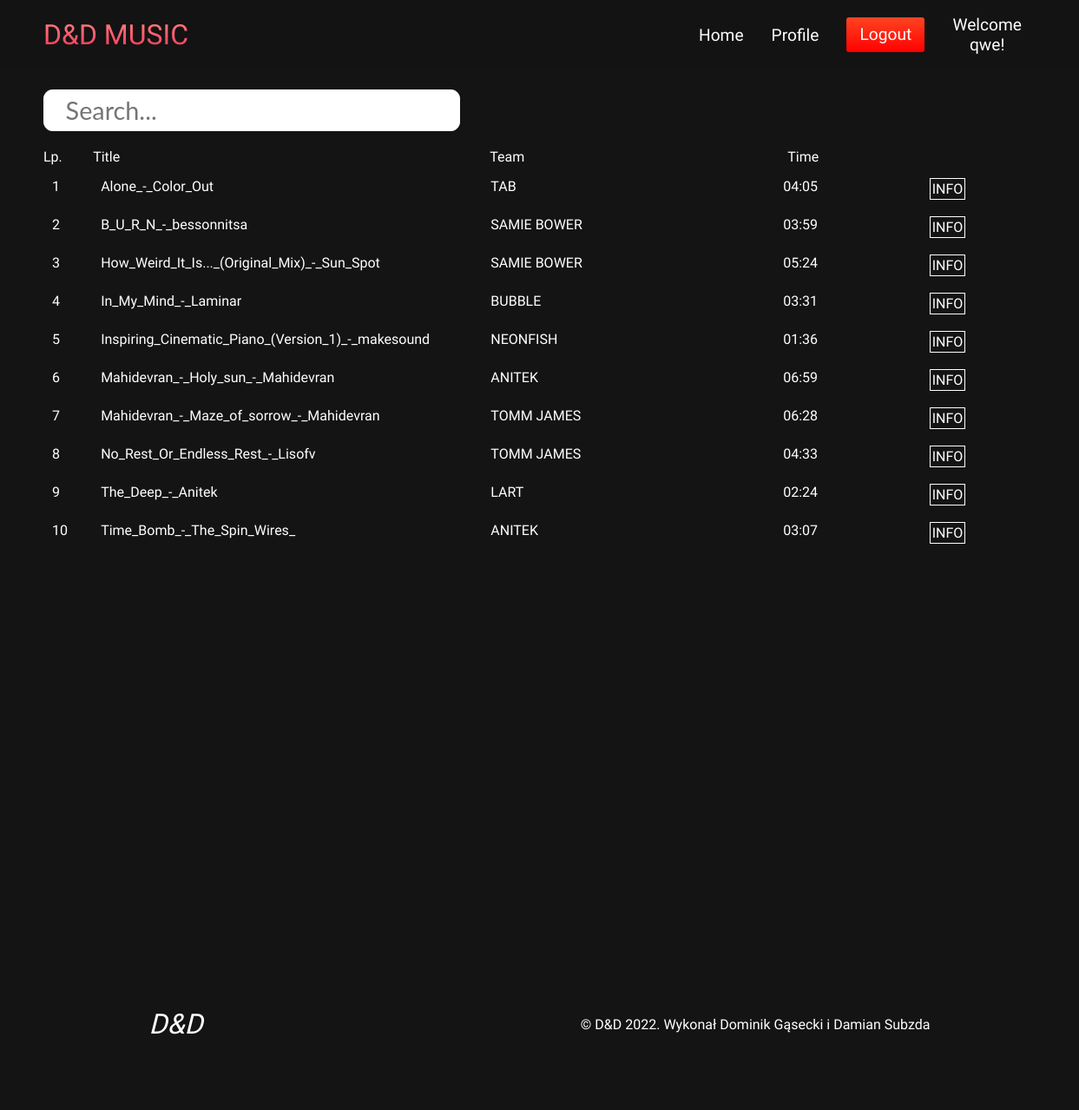
The app's page /home/ (signed in) with its own data.
### main/models.py (models this page shows, shortened)
class Song(models.Model):
    IdSong = models.AutoField(primary_key=True, null=False, blank=False)
    Title = models.CharField(max_length=101, null=False, blank=False)
    Time = models.DecimalField(max_length=20, blank=True, max_digits=20, decimal_places=2)
    Team = models.ForeignKey("Team", on_delete=models.CASCADE, null=False, blank=False)
    AddingDate = models.DateTimeField(null=False, blank=False)
    Mp3 = models.FileField(upload_to='music', null=False, blank=False)
    Image = models.ImageField(upload_to='image', null=True, blank=True)
    def getDuration(self):
        seconds = self.Time
        hours = seconds // (60 * 60)
        seconds %= (60 * 60)
        minutes = seconds // 60
        seconds %= 60
        if hours != 0:
            return "%02i:%02i:%02i" % (hours, minutes, seconds)
        return "%02i:%02i" % (minutes, seconds)

class Team(models.Model):
    Name = models.CharField(primary_key=True, max_length=100, null=False, blank=False)
    singers = models.ManyToManyField(Singer)
    def __str__(self):
        return self.Name

### main/views.py (the view)
# urls.py: 2. Add a URL to urlpatterns:  path('', views.home, name='home')
@login_required(login_url='/login')
def home(response):
    searched = response.POST.get('searched', "")
    song = Song.objects.filter(Title__contains=searched)
    user = User.objects.all()
    playList = PlayList.objects.filter(idUser=response.user)
    return render(response, "main/home.html", {"song": song, "acc": user, "playList": playList})

### templates/main/home.html (shortened to what this page needs)
{% extends 'main/index.html' %}
{% load static %}
{% load has_group %}
{% block content %}
    <div class="main__searcher" style=" padding-top: 2%">
        <form class="search__form" method="POST">
            <input name="searched" class="search__input" placeholder="Search..." autofocus required/>
        </form>
    </div>
    <div class="main__holder" style="padding-top: 20px">
        <div class="label_songs" style="padding-bottom: 5px">
            <div class="lp">Lp.</div>
            <div class="lp">Title</div>
            <div class="lp">Team</div>
            <div class="lp">Time</div>
        </div>
        <div class="songs" style="width: 100%">
            {% for songs in song %}
                <div class="box" style="margin-bottom: 5px; padding: 10px; width: 100%"
                     onclick="openForm({{ forloop.counter }})">
                    <p style="color: white">
                    <div class="label_songs">
                        <div class="lp" id="lp-1">{{ forloop.counter }}</div>
                        <div class="lp">{{ songs.Title }} {{ user.account.premiumStatus }} </div>
                        <div class="lp">{{ songs.Team }}</div>
                        <div class="lp">{{ songs.getDuration }}</div>
                        <div class="lp">
                            <p class="hovertext" data-hover="Team:
                                    {% for singers in songs.Team.singers.all %}{{ singers.fName }} {{ singers.sName }};{% endfor %}">
                                INFO
                            </p>
                        </div>
                    </div>
                    </p>
                </div>
            {% endfor %}
        </div>
    </div>
{% endblock %}

### templates/main/index.html (shortened to what this page needs)
{% load static %}
<!DOCTYPE html>
<html lang="en">
<head>
    <link rel="stylesheet" href="{% static 'css/styles.css' %}" type="text/css"/>
    <link rel="stylesheet" href="https://icono-49d6.kxcdn.com/icono.min.css">
    <link rel="stylesheet" href="https://cdnjs.cloudflare.com/ajax/libs/font-awesome/4.7.0/css/font-awesome.min.css">
</head>
<body>
<nav class="navbar">
    <div class="navbar__container">
        <a href="/home" id="navbar__logo">D&D MUSIC</a>
        <ul class="navbar__menu">
            <li class="navbar__item">
                <a href="/home" class="navbar__links">Home</a>
            </li>
            <li class="navbar__item">
                {% if user.is_authenticated %}
                    <a href="/profile" class="navbar__links">Profile</a>
                {% else %}
                    <a href="/login" class="navbar__links">Profile</a>
                {% endif %}
            </li>
            <li class="navbar__btn">
                <a href="/logout" class="logout_btn">
                    <span class="logout_span">Logout</span>
                </a>
            </li>
            <li class="navbar__btn">
                {% if user.is_authenticated %}
                    <div style="color: white">Welcome</br>{{ user.get_username }}!</div>
                {% else %}
                    <a href="/login" class="button">Sign in</a>
                {% endif %}
            </li>
        </ul>
    </div>
</nav>
<div class="main">
    <div class="main__container">
        {% block content %}
        {% endblock %}
    </div>
</div>
<div class="footer__container">
    <div class="social__media">
        <div class="social__media--wrap">
            <div class="footer__logo">
                <a href="/" id="footer__logo"><i class="fas fa-gem">D&D</i></a>
            </div>
            <p class="website__rights">© D&D 2022. Wykonał Dominik Gąsecki i Damian Subzda</p>
        </div>
    </div>
</div>
</body>
</html>

### static/css/styles.css (style rules this page uses)
* { box-sizing: border-box; margin: 0; padding: 0; font-family: "Kumbh Sans", sans-serif; }
.navbar { background: #131313; height: 80px; display: flex; justify-content: center; align-items: center; font-size: 1.2rem; position: sticky; top: 0; z-index: 999; }
.navbar__container { display: flex; justify-content: space-between; height: 80px; z-index: 1; width: 100%; max-width: 1300px; margin: 0 auto; padding: 0 50px; }
#navbar__logo { background-color: #ff8177; background-image: linear-gradient(to top, #ff0844 0%, #ffb199 100%); background-size: 100%; -webkit-background-clip: text; -moz-background-clip: text; -webkit-text-fill-color: transparent; -moz-text-fill-color: transparent; display: flex; align-items: center; cursor: pointer; text-decoration: none; font-size: 2rem; }
.fa-gem { margin-right: 0.5rem; }
.navbar__menu { display: flex; align-items: center; list-style: none; text-align: center; }
.navbar__item { height: 80px; }
.navbar__links { color: #fff; display: flex; align-items: center; justify-content: center; text-decoration: none; padding: 0 1rem; height: 100%; }
.navbar__btn { display: flex; align-items: center; justify-content: center; padding: 0 1rem; width: 100%; }
.main { background-color: #141414; }
.main__container { grid-template-columns: 1fr 1fr; align-items: center; justify-self: center; margin: 0 auto; height: 120vh; background-color: #141414; z-index: 1; width: 100%; max-width: 1300px; padding: 0 50px; }
.footer__container { background-color: #141414; padding: 5rem 0; display: flex; flex-direction: column; justify-content: center; align-items: center; }
#footer__logo { color: #fff; display: flex; align-items: center; cursor: pointer; text-decoration: none; font-size: 2rem; }
.social__media { max-width: 1000px; width: 100%; }
.social__media--wrap { display: flex; justify-content: space-between; align-items: center; width: 90%; max-width: 1000px; margin: 40px auto 0 auto; }
.website__rights { color: #fff; }
.box { box-shadow: none; }
.label_songs { display: grid; grid-template-columns: 5% 40% 30% 15% 10%; grid-column-gap: 0px; width: 100%; color: white; }
.lp { text-align: left; }
.hovertext { position: absolute; display: flex; padding: 2px; border: 1px solid white; }
.hovertext:before { content: attr(data-hover); visibility: hidden; opacity: 0; width: 200px; background-color: yellow; color: red; text-align: center; border-radius: 5px; padding: 5px 0; transition: opacity 1s ease-in-out; z-index: 999; position: absolute; left: 0; top: 110%; }
:root { --rad: 0.7rem; --dur: 0.3s; --color-dark: #2f2f2f; --color-light: #fff; --color-brand: gray; --font-fam: 'Lato', sans-serif; --height: 3rem; --btn-width: 6rem; --bez: cubic-bezier(0, 0, 0.43, 1.49); }
.search__form { position: relative; width: 30rem; background: var(--color-brand); border-radius: var(--rad); }
.search__input { height: 3rem; font-family: var(--font-fam); border: 0; color: var(--color-dark); font-size: 1.8rem; outline: 0; width: 100%; background: var(--color-light); padding: 0 1.6rem; border-radius: var(--rad); appearance: none; transition: all var(--dur) var(--bez); transition-property: width, border-radius; z-index: 1; position: relative; }
.search__input:not(:placeholder-shown) { border-radius: var(--rad) 0 0 var(--rad); width: calc(100% - var(--btn-width)); }
body { background-color: #1a1a1a; }
.logout_btn { width: 90px; height: 40px; background-image: linear-gradient(to top, red 0%, #ff4422 100%); border: none; border-radius: 3px; color: white; text-align: center; text-decoration: none; }
.logout_span { text-align: center; line-height: 40px; }

### records on screen
Song: Title "Alone_-_Color_Out", Team "TAB", getDuration "04:05"
Song: Title "B_U_R_N_-_bessonnitsa", Team "SAMIE BOWER", getDuration "03:59"
Song: Title "How_Weird_It_Is..._(Original_Mix)_-_Sun_Spot", Team "SAMIE BOWER", getDuration "05:24"
Song: Title "In_My_Mind_-_Laminar", Team "BUBBLE", getDuration "03:31"
Song: Title "Inspiring_Cinematic_Piano_(Version_1)_-_makesound", Team "NEONFISH", getDuration "01:36"
Song: Title "Mahidevran_-_Holy_sun_-_Mahidevran", Team "ANITEK", getDuration "06:59"
Song: Title "Mahidevran_-_Maze_of_sorrow_-_Mahidevran", Team "TOMM JAMES", getDuration "06:28"
Song: Title "No_Rest_Or_Endless_Rest_-_Lisofv", Team "TOMM JAMES", getDuration "04:33"
Song: Title "The_Deep_-_Anitek", Team "LART", getDuration "02:24"
Song: Title "Time_Bomb_-_The_Spin_Wires_", Team "ANITEK", getDuration "03:07"

### other values on screen
{{ user.get_username }} "qwe"
